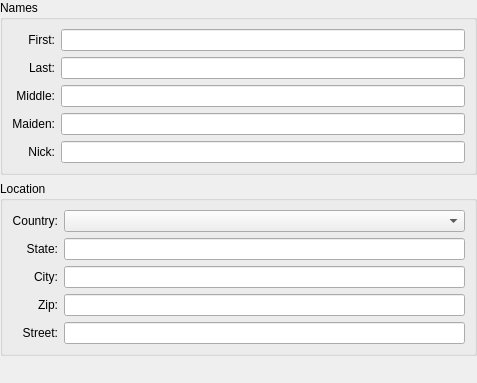
<?xml version="1.0" encoding="UTF-8"?>
<ui version="4.0">
 <class>AIMSearch</class>
 <widget class="QWidget" name="AIMSearch">
  <property name="geometry">
   <rect>
    <x>0</x>
    <y>0</y>
    <width>477</width>
    <height>383</height>
   </rect>
  </property>
  <property name="windowTitle">
   <string>Form1</string>
  </property>
  <layout class="QVBoxLayout">
   <property name="spacing">
    <number>6</number>
   </property>
   <property name="margin">
    <number>0</number>
   </property>
   <item>
    <widget class="QGroupBox" name="groupBox">
     <property name="title">
      <string>Names</string>
     </property>
     <layout class="QGridLayout" name="gridLayout">
      <item row="0" column="0">
       <widget class="QLabel" name="TextLabel1">
        <property name="text">
         <string>First:</string>
        </property>
        <property name="alignment">
         <set>Qt::AlignRight|Qt::AlignTrailing|Qt::AlignVCenter</set>
        </property>
        <property name="wordWrap">
         <bool>false</bool>
        </property>
       </widget>
      </item>
      <item row="0" column="1">
       <widget class="QLineEdit" name="edtFirst"/>
      </item>
      <item row="1" column="0">
       <widget class="QLabel" name="TextLabel2">
        <property name="text">
         <string>Last:</string>
        </property>
        <property name="alignment">
         <set>Qt::AlignRight|Qt::AlignTrailing|Qt::AlignVCenter</set>
        </property>
        <property name="wordWrap">
         <bool>false</bool>
        </property>
       </widget>
      </item>
      <item row="1" column="1">
       <widget class="QLineEdit" name="edtLast"/>
      </item>
      <item row="2" column="0">
       <widget class="QLabel" name="TextLabel3">
        <property name="text">
         <string>Middle:</string>
        </property>
        <property name="alignment">
         <set>Qt::AlignRight|Qt::AlignTrailing|Qt::AlignVCenter</set>
        </property>
        <property name="wordWrap">
         <bool>false</bool>
        </property>
       </widget>
      </item>
      <item row="2" column="1">
       <widget class="QLineEdit" name="edtMiddle"/>
      </item>
      <item row="3" column="0">
       <widget class="QLabel" name="TextLabel4">
        <property name="text">
         <string>Maiden:</string>
        </property>
        <property name="alignment">
         <set>Qt::AlignRight|Qt::AlignTrailing|Qt::AlignVCenter</set>
        </property>
        <property name="wordWrap">
         <bool>false</bool>
        </property>
       </widget>
      </item>
      <item row="3" column="1">
       <widget class="QLineEdit" name="edtMaiden"/>
      </item>
      <item row="4" column="0">
       <widget class="QLabel" name="TextLabel5">
        <property name="text">
         <string>Nick:</string>
        </property>
        <property name="alignment">
         <set>Qt::AlignRight|Qt::AlignTrailing|Qt::AlignVCenter</set>
        </property>
        <property name="wordWrap">
         <bool>false</bool>
        </property>
       </widget>
      </item>
      <item row="4" column="1">
       <widget class="QLineEdit" name="edtNick"/>
      </item>
     </layout>
    </widget>
   </item>
   <item>
    <widget class="QGroupBox" name="groupBox_2">
     <property name="title">
      <string>Location</string>
     </property>
     <layout class="QGridLayout" name="gridLayout_2">
      <item row="0" column="0">
       <widget class="QLabel" name="TextLabel6">
        <property name="text">
         <string>Country:</string>
        </property>
        <property name="alignment">
         <set>Qt::AlignRight|Qt::AlignTrailing|Qt::AlignVCenter</set>
        </property>
        <property name="wordWrap">
         <bool>false</bool>
        </property>
       </widget>
      </item>
      <item row="0" column="1">
       <widget class="QComboBox" name="cmbCountry"/>
      </item>
      <item row="1" column="0">
       <widget class="QLabel" name="TextLabel7">
        <property name="text">
         <string>State:</string>
        </property>
        <property name="alignment">
         <set>Qt::AlignRight|Qt::AlignTrailing|Qt::AlignVCenter</set>
        </property>
        <property name="wordWrap">
         <bool>false</bool>
        </property>
       </widget>
      </item>
      <item row="1" column="1">
       <widget class="QLineEdit" name="edtState"/>
      </item>
      <item row="2" column="0">
       <widget class="QLabel" name="TextLabel8">
        <property name="text">
         <string>City:</string>
        </property>
        <property name="alignment">
         <set>Qt::AlignRight|Qt::AlignTrailing|Qt::AlignVCenter</set>
        </property>
        <property name="wordWrap">
         <bool>false</bool>
        </property>
       </widget>
      </item>
      <item row="2" column="1">
       <widget class="QLineEdit" name="edtCity"/>
      </item>
      <item row="3" column="0">
       <widget class="QLabel" name="TextLabel9">
        <property name="text">
         <string>Zip:</string>
        </property>
        <property name="alignment">
         <set>Qt::AlignRight|Qt::AlignTrailing|Qt::AlignVCenter</set>
        </property>
        <property name="wordWrap">
         <bool>false</bool>
        </property>
       </widget>
      </item>
      <item row="3" column="1">
       <widget class="QLineEdit" name="edtZip"/>
      </item>
      <item row="4" column="0">
       <widget class="QLabel" name="TextLabel10">
        <property name="text">
         <string>Street:</string>
        </property>
        <property name="alignment">
         <set>Qt::AlignRight|Qt::AlignTrailing|Qt::AlignVCenter</set>
        </property>
        <property name="wordWrap">
         <bool>false</bool>
        </property>
       </widget>
      </item>
      <item row="4" column="1">
       <widget class="QLineEdit" name="edtStreet"/>
      </item>
     </layout>
    </widget>
   </item>
   <item>
    <spacer name="Spacer7">
     <property name="orientation">
      <enum>Qt::Vertical</enum>
     </property>
     <property name="sizeType">
      <enum>QSizePolicy::Expanding</enum>
     </property>
     <property name="sizeHint" stdset="0">
      <size>
       <width>20</width>
       <height>20</height>
      </size>
     </property>
    </spacer>
   </item>
  </layout>
 </widget>
 <resources/>
 <connections/>
</ui>
